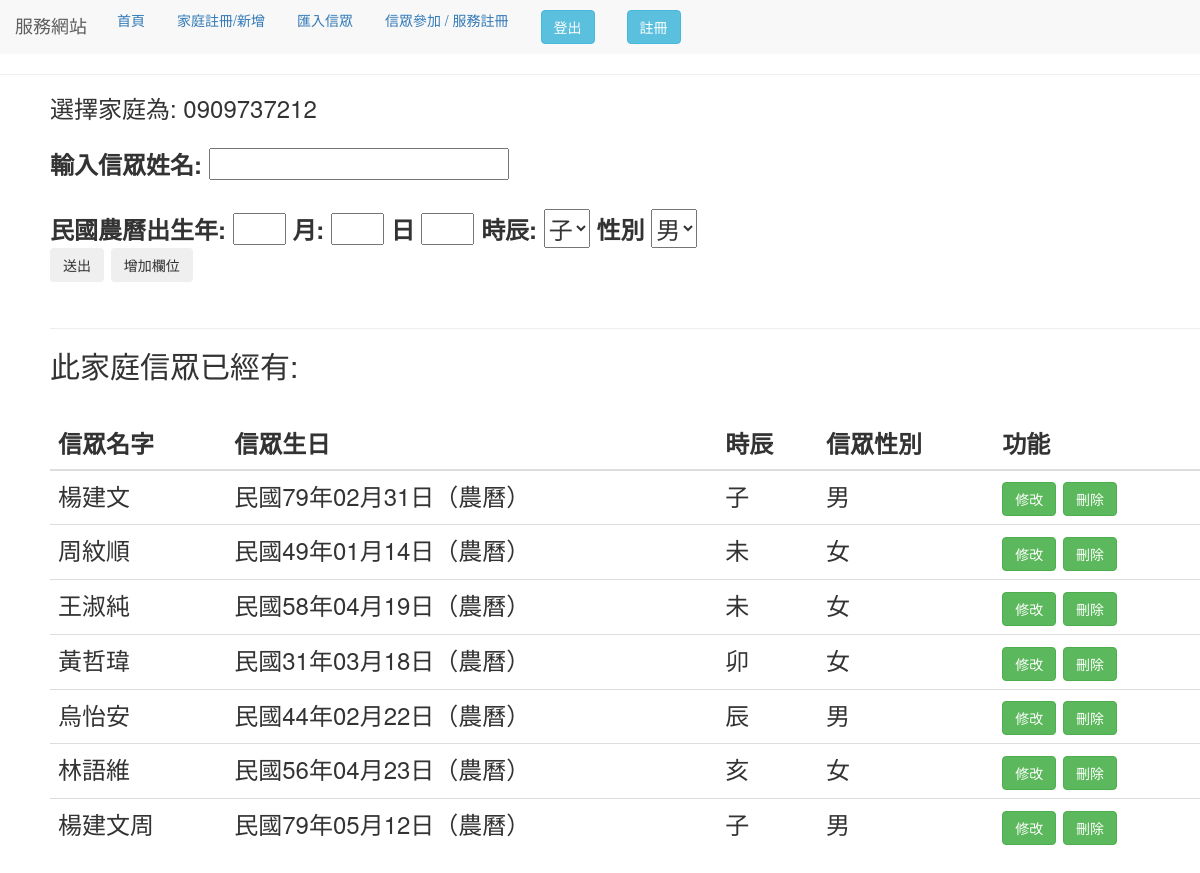
The app's page /home/41 (signed in) with its own data.
### use_app/models.py (models this page shows)
class Home(models.Model):
    address = models.CharField(verbose_name='地址', max_length=100)
    home_phone = models.CharField(verbose_name='家庭電話', max_length=100)
    class Meta:
        verbose_name_plural = '家庭資料庫'

class People_data(models.Model):
    name = models.CharField(verbose_name='輸入姓名', max_length=10)
    birthday = models.CharField(
        verbose_name='西元生日',max_length=20)  # default = timezone.now
    time = models.CharField(max_length=5)
    gender = models.CharField(verbose_name='性別', max_length=32, choices=(
        ('male', '男'), ('female', '女')), default="男")
    home_id = models.CharField(max_length=10)
    class Meta:
        verbose_name_plural = '香客資料庫'

### use_app/views.py (the view, shortened to what this page needs)
# urls.py: path("home/<int:pk>",views.people_form,name= "home"),
@login_required(login_url='/use_login')
def people_form(request, pk):
    form = peopleform(request.POST or None)
    fix_form = fix_peopleform(None)
    x_try = Home.objects.get(pk=pk).home_phone
    title_one = "信眾名字"
    title_two = "信眾生日"
    title_three = "信眾性別"
    get_x = "此家庭信眾"
    people_all = People_data.objects.filter(home_id=pk)
    context = locals()
    return render(request, "people_add.html", context)

### use_app/forms.py
class peopleform(forms.Form):
    name = forms.CharField(required=False, label="輸入香客名稱", max_length=20)
    birthday_y = forms.CharField(label="年",widget=forms.TextInput(attrs={"size":"1mv"}))
    birthday_m = forms.CharField(label="月",widget=forms.TextInput(attrs={"size":"1mv"}))
    birthday_d = forms.CharField(label="日",widget=forms.TextInput(attrs={"size":"1mv"}))
    time = forms.ChoiceField(label='時辰',
                             required=False,
                             choices=(('子', '子'), ('丑', '丑'), ('寅', '寅'),
                                      ('卯', '卯'), ('辰', '辰'), ('巳', '巳'),
                                      ('午', '午'), ('未', '未'), ('申', '申'),
                                      ('酉', '酉'), ('戌', '戌'), ('亥', '亥')),
                             initial="子",
                             widget=forms.widgets.Select())
    gender = forms.ChoiceField(label='性別',
                               required=False,
                               choices=(('male', '男'), ('female', '女')),
                               initial="男",
                               widget=forms.widgets.Select())

class fix_peopleform(forms.Form):
    x_name = forms.CharField(required=False, label="輸入香客名稱", max_length=20)
    x_birthday = forms.CharField(required=False, label="輸入民國年", max_length=20)
    x_month = forms.CharField(required=False, label="輸入月", max_length=20)
    x_day = forms.CharField(required=False, label="輸入日", max_length=20)
    x_time = forms.ChoiceField(label='時辰',
                               required=False,
                               choices=(('子', '子'), ('丑', '丑'), ('寅', '寅'),
                                        ('卯', '卯'), ('辰', '辰'), ('巳', '巳'),
                                        ('午', '午'), ('未', '未'), ('申', '申'),
                                        ('酉', '酉'), ('戌', '戌'), ('亥', '亥')),
                               initial="子",
                               widget=forms.widgets.Select())
    x_gender = forms.ChoiceField(label='性別',
                                 required=False,
                                 choices=(('male', '男'), ('female', '女')),
                                 initial="男",
                                 widget=forms.widgets.Select())

### templates/people_add.html (shortened to what this page needs)
{% extends "base.html" %} {% block title %} 表單 {% endblock %} {% block form %}
<head>
    <link rel="stylesheet" href="//code.jquery.com/ui/1.12.1/themes/base/jquery-ui.css">
</head>
<body>
    <div style="margin-left:50px;">
        <form method='POST' enctype="multipart/form-data">
            {% csrf_token %} 選擇家庭為: {{x_try}} <br>
            <br>
            <div id="use">
                <label for="id_name">輸入信眾姓名:</label>
                {{ form.name }}
                <br><br>
                <label for="id_birthday_y">民國農曆出生年: </label>
                {{form.birthday_y}}
                <label for="id_birthday_m">月:</label>
                {{form.birthday_m}}
                <label for="id_birthday_d">日</label>
                {{form.birthday_d}}
                <label for="id_time">時辰:</label>
                {{form.time}}
                <label for="id_x_gender">性別</label>
                {{form.gender}}
            </div>
            <div><input class="btn btn-outline-dark" type="submit" value="送出" /> <button type="button"
                    class="btn btn-outline-dark" onclick="ShowMeDate()">增加欄位</button> </div>
        </form>
        <br>
        <hr>
        <h2>{{ get_x }}已經有:</h2>
        {% if people_all %}
        <br>
        <table class="table">
            <thead>
                <tr>
                    <th scope="col">{{title_one}}</th>
                    <th scope="col">{{title_two}}</th>
                    <th scope="col">時辰</th>
                    <th scope="col">{{title_three}}</th>
                    <th scope="col">功能</th>
            </thead>
            <tbody>
                {% for c in people_all %}
                <tr>
                    <td id={{c.name}}> {{ c.name }} </td>
                    <td id={{c.name}}{{c.birthday}}>{{c.birthday|BeautifyDateStr}}</td>
                    <td>{{c.time}}</td>
                    {% if c.gender == "female" %}
                    <td id={{c.name}}{{c.gender}}> 女 </td>
                    {% else %}
                    <td id={{c.name}}{{c.gender}}> 男 </td>
                    {% endif %}
                    <td>
                        <button class="btn btn-success fix"
                            value="{{c.name}}/{{c.gender}}/{{c.birthday}}/{{c.home_id}}/{{c.time}}"> 修改</button>
                        <a href="home_del/{{c.home_id}}/{{c.pk}}"> <button class="btn btn-success del"
                                value="{{c.home_id}}▲{{c.name}}"> 刪除</button> </a>
                    </td>
                </tr>
                {% endfor %}
            </tbody>
        </table>
        {% else %}
        <p>無資料</p>
        {% endif %}
    </div>
</body>
{% endblock %}

### records on screen
Home: home_phone "0909737212"
People_data: name "楊建文", birthday|BeautifyDateStr "民國79年02月31日（農曆）", time "子"
People_data: name "周紋順", birthday|BeautifyDateStr "民國49年01月14日（農曆）", time "未"
People_data: name "王淑純", birthday|BeautifyDateStr "民國58年04月19日（農曆）", time "未"
People_data: name "黃哲瑋", birthday|BeautifyDateStr "民國31年03月18日（農曆）", time "卯"
People_data: name "烏怡安", birthday|BeautifyDateStr "民國44年02月22日（農曆）", time "辰"
People_data: name "林語維", birthday|BeautifyDateStr "民國56年04月23日（農曆）", time "亥"
People_data: name "楊建文周", birthday|BeautifyDateStr "民國79年05月12日（農曆）", time "子"

### other values on screen
{{ get_x }} "此家庭信眾"
{{ title_one }} "信眾名字"
{{ title_two }} "信眾生日"
{{ title_three }} "信眾性別"
